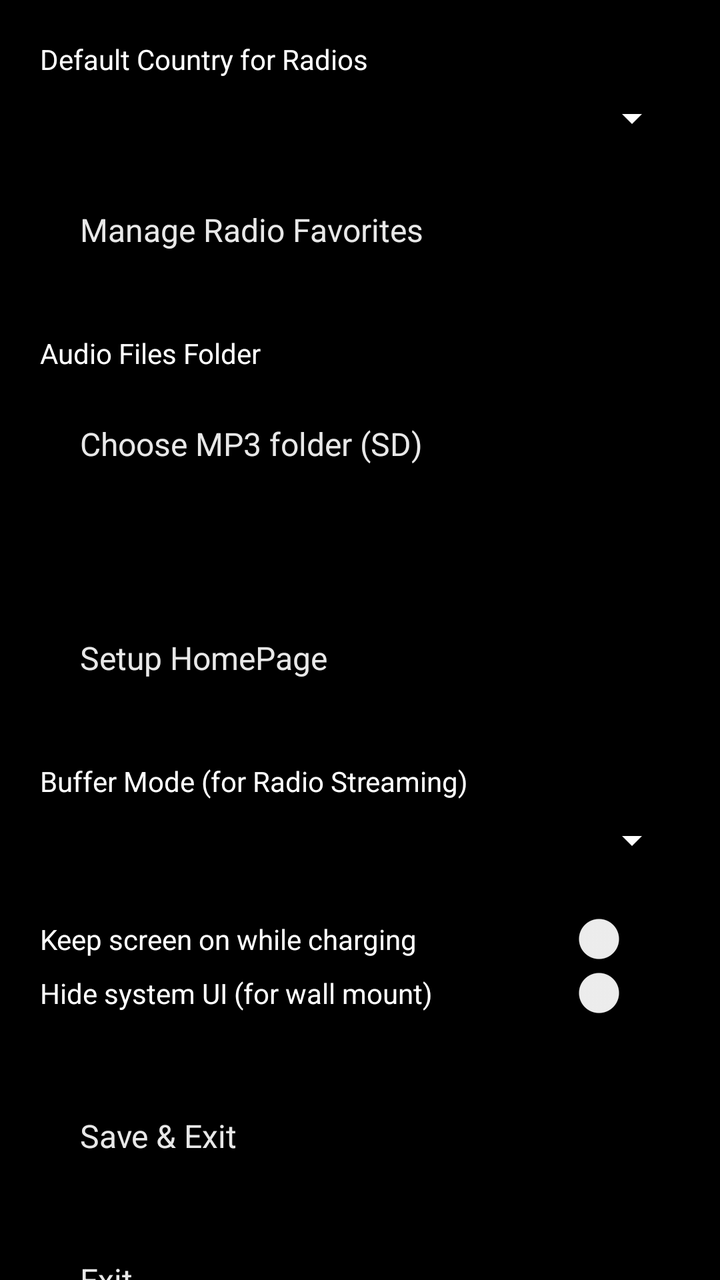
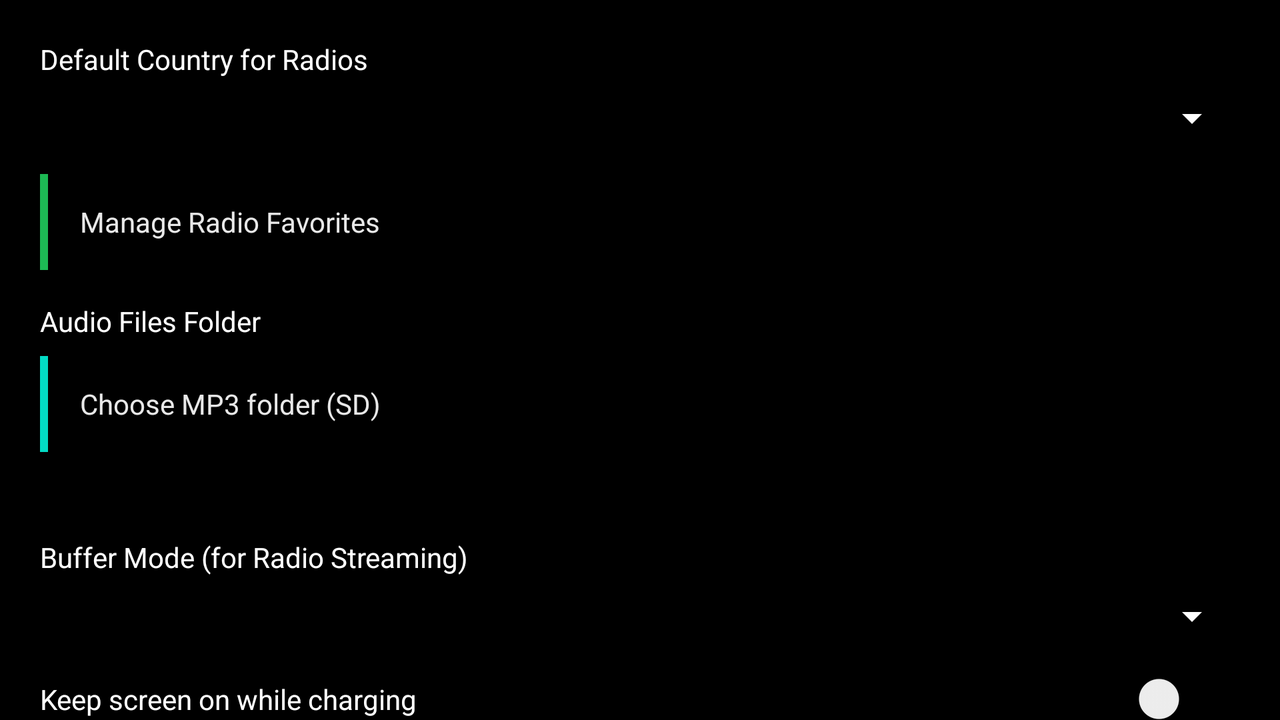

One screen, two layout resources from the same app: the default and the repository's alternative for another configuration. Each is rendered where Android would select it; the XML of both is given below.
<!-- AndroidManifest.xml: application theme Theme.RadioMP3 -->
<!-- res/layout/activity_settings.xml -->
<?xml version="1.0" encoding="utf-8"?>
<FrameLayout xmlns:android="http://schemas.android.com/apk/res/android"
    android:id="@+id/tapArea"
    android:layout_width="match_parent"
    android:layout_height="match_parent"
    android:background="#000000"
    android:clickable="true"
    android:focusable="true">

<ScrollView
    android:layout_width="match_parent"
    android:layout_height="match_parent">

    <LinearLayout
        android:layout_width="match_parent"
        android:layout_height="wrap_content"
        android:orientation="vertical"
        android:padding="20dp">

        <TextView
            android:text="Default Country for Radios"
            android:textColor="#FFFFFF"
            android:layout_width="wrap_content"
            android:layout_height="wrap_content"
            android:layout_marginBottom="8dp" />

        <Spinner
            android:id="@+id/spinnerCountry"
            android:layout_width="match_parent"
            android:layout_height="wrap_content"
            android:backgroundTint="#FFFFFF" />

        <Space
            android:layout_width="match_parent"
            android:layout_height="16dp" />

        <LinearLayout
            android:id="@+id/btnManageFavorites"
            android:layout_width="match_parent"
            android:layout_height="56dp"
            android:orientation="horizontal"
            android:gravity="center_vertical"
            android:background="@drawable/button_style"
            android:clickable="true"
            android:focusable="true"
            android:foreground="?attr/selectableItemBackground">

            <TextView
                android:layout_width="0dp"
                android:layout_height="wrap_content"
                android:layout_weight="1"
                android:layout_marginStart="20dp"
                android:text="Manage Radio Favorites"
                android:textSize="16sp"
                android:textColor="#E8E8E8"
                android:textStyle="normal" />
        </LinearLayout>

        <Space
            android:layout_width="match_parent"
            android:layout_height="24dp" />

        <TextView
            android:text="Audio Files Folder"
            android:textColor="#FFFFFF"
            android:layout_width="wrap_content"
            android:layout_height="wrap_content"
            android:layout_marginBottom="8dp" />

        <LinearLayout
            android:id="@+id/btnPickFolder"
            android:layout_width="match_parent"
            android:layout_height="56dp"
            android:orientation="horizontal"
            android:gravity="center_vertical"
            android:background="@drawable/button_style"
            android:clickable="true"
            android:focusable="true"
            android:foreground="?attr/selectableItemBackground">

            <TextView
                android:layout_width="0dp"
                android:layout_height="wrap_content"
                android:layout_weight="1"
                android:layout_marginStart="20dp"
                android:text="Choose MP3 folder (SD)"
                android:textSize="16sp"
                android:textColor="#E8E8E8"
                android:textStyle="normal" />
        </LinearLayout>

        <TextView
            android:id="@+id/txtFolder"
            android:textColor="#CCCCCC"
            android:layout_width="match_parent"
            android:layout_height="wrap_content"
            android:layout_marginTop="8dp" />

        <Space
            android:layout_width="match_parent"
            android:layout_height="24dp" />

        <LinearLayout
            android:id="@+id/btnSetupHomePage"
            android:layout_width="match_parent"
            android:layout_height="56dp"
            android:orientation="horizontal"
            android:gravity="center_vertical"
            android:background="@drawable/button_style"
            android:clickable="true"
            android:focusable="true"
            android:foreground="?attr/selectableItemBackground">

            <TextView
                android:layout_width="0dp"
                android:layout_height="wrap_content"
                android:layout_weight="1"
                android:layout_marginStart="20dp"
                android:text="Setup HomePage"
                android:textSize="16sp"
                android:textColor="#E8E8E8"
                android:textStyle="normal" />
        </LinearLayout>

        <Space
            android:layout_width="match_parent"
            android:layout_height="24dp" />

        <TextView
            android:text="Buffer Mode (for Radio Streaming)"
            android:textColor="#FFFFFF"
            android:layout_width="wrap_content"
            android:layout_height="wrap_content"
            android:layout_marginBottom="8dp" />

        <Spinner
            android:id="@+id/spinnerBuffer"
            android:layout_width="match_parent"
            android:layout_height="wrap_content"
            android:backgroundTint="#FFFFFF" />

        <Space
            android:layout_width="match_parent"
            android:layout_height="24dp" />

        <Switch
            android:id="@+id/swKeepOnCharging"
            android:text="Keep screen on while charging"
            android:textColor="#FFFFFF"
            android:layout_width="match_parent"
            android:layout_height="wrap_content" />

        <Switch
            android:id="@+id/swAutoHideUi"
            android:text="Hide system UI (for wall mount)"
            android:textColor="#FFFFFF"
            android:layout_width="match_parent"
            android:layout_height="wrap_content" />

        <Space
            android:layout_width="match_parent"
            android:layout_height="30dp" />

        <LinearLayout
            android:id="@+id/btnSave"
            android:layout_width="match_parent"
            android:layout_height="56dp"
            android:orientation="horizontal"
            android:gravity="center_vertical"
            android:layout_marginBottom="16dp"
            android:background="@drawable/button_style"
            android:clickable="true"
            android:focusable="true"
            android:foreground="?attr/selectableItemBackground">

            <TextView
                android:layout_width="0dp"
                android:layout_height="wrap_content"
                android:layout_weight="1"
                android:layout_marginStart="20dp"
                android:text="Save &amp; Exit"
                android:textSize="16sp"
                android:textColor="#E8E8E8"
                android:textStyle="normal" />
        </LinearLayout>

        <LinearLayout
            android:id="@+id/btnExit"
            android:layout_width="match_parent"
            android:layout_height="56dp"
            android:orientation="horizontal"
            android:gravity="center_vertical"
            android:background="@drawable/button_style"
            android:clickable="true"
            android:focusable="true"
            android:foreground="?attr/selectableItemBackground">

            <TextView
                android:layout_width="0dp"
                android:layout_height="wrap_content"
                android:layout_weight="1"
                android:layout_marginStart="20dp"
                android:text="Exit"
                android:textSize="16sp"
                android:textColor="#E8E8E8"
                android:textStyle="normal" />
        </LinearLayout>

    </LinearLayout>
</ScrollView>
</FrameLayout>
<!-- resources referenced by this layout -->
<resources>
  <style name="Theme.RadioMP3" parent="Theme.AppCompat.DayNight.NoActionBar">
          
          <item name="android:windowAnimationStyle">@style/WindowAnimationTransition</item>
          
          <item name="android:windowBackground">@android:color/black</item>
          <item name="android:colorBackground">@android:color/black</item>
          
          <item name="android:statusBarColor">@android:color/black</item>
          <item name="android:navigationBarColor">@android:color/black</item>
      </style>
  <style name="WindowAnimationTransition" parent="@android:style/Animation.Activity">
          <item name="android:activityOpenEnterAnimation">@anim/fade_in_fast</item>
          <item name="android:activityOpenExitAnimation">@anim/fade_out_fast</item>
          <item name="android:activityCloseEnterAnimation">@anim/fade_in_fast</item>
          <item name="android:activityCloseExitAnimation">@anim/fade_out_fast</item>
      </style>
</resources>
<!-- res/layout-land/activity_settings.xml (the repository's variant of the layout above) -->
<!-- drawn on the phone turned sideways -->
<?xml version="1.0" encoding="utf-8"?>
<FrameLayout xmlns:android="http://schemas.android.com/apk/res/android"
    android:id="@+id/tapArea"
    android:layout_width="match_parent"
    android:layout_height="match_parent"
    android:background="#000000"
    android:clickable="true"
    android:focusable="true">

<ScrollView
    android:layout_width="match_parent"
    android:layout_height="match_parent">

    <LinearLayout
        android:layout_width="match_parent"
        android:layout_height="wrap_content"
        android:orientation="vertical"
        android:padding="20dp"
        android:gravity="center">

        
        <LinearLayout
            android:layout_width="600dp"
            android:layout_height="wrap_content"
            android:orientation="vertical">

            <TextView
                android:text="Default Country for Radios"
                android:textColor="#FFFFFF"
                android:layout_width="wrap_content"
                android:layout_height="wrap_content"
                android:layout_marginBottom="8dp" />

            <Spinner
                android:id="@+id/spinnerCountry"
                android:layout_width="match_parent"
                android:layout_height="wrap_content"
                android:backgroundTint="#FFFFFF" />

            <Space
                android:layout_width="match_parent"
                android:layout_height="16dp" />

            <LinearLayout
                android:id="@+id/btnManageFavorites"
                android:layout_width="match_parent"
                android:layout_height="48dp"
                android:orientation="horizontal"
                android:gravity="center_vertical"
                android:background="@drawable/button_style"
                android:clickable="true"
                android:focusable="true"
                android:foreground="?attr/selectableItemBackground">

                
                <View
                    android:layout_width="4dp"
                    android:layout_height="match_parent"
                    android:background="#1DB954" />

                <TextView
                    android:layout_width="0dp"
                    android:layout_height="wrap_content"
                    android:layout_weight="1"
                    android:layout_marginStart="16dp"
                    android:text="Manage Radio Favorites"
                    android:textSize="14sp"
                    android:textColor="#E8E8E8"
                    android:textStyle="normal" />
            </LinearLayout>

            <Space
                android:layout_width="match_parent"
                android:layout_height="16dp" />

            <TextView
                android:text="Audio Files Folder"
                android:textColor="#FFFFFF"
                android:layout_width="wrap_content"
                android:layout_height="wrap_content"
                android:layout_marginBottom="8dp" />

            <LinearLayout
                android:id="@+id/btnPickFolder"
                android:layout_width="match_parent"
                android:layout_height="48dp"
                android:orientation="horizontal"
                android:gravity="center_vertical"
                android:background="@drawable/button_style"
                android:clickable="true"
                android:focusable="true"
                android:foreground="?attr/selectableItemBackground">

                
                <View
                    android:layout_width="4dp"
                    android:layout_height="match_parent"
                    android:background="#03DAC5" />

                <TextView
                    android:layout_width="0dp"
                    android:layout_height="wrap_content"
                    android:layout_weight="1"
                    android:layout_marginStart="16dp"
                    android:text="Choose MP3 folder (SD)"
                    android:textSize="14sp"
                    android:textColor="#E8E8E8"
                    android:textStyle="normal" />
            </LinearLayout>

            <TextView
                android:id="@+id/txtFolder"
                android:textColor="#CCCCCC"
                android:layout_width="match_parent"
                android:layout_height="wrap_content"
                android:layout_marginTop="8dp" />

            <Space
                android:layout_width="match_parent"
                android:layout_height="16dp" />

            <TextView
                android:text="Buffer Mode (for Radio Streaming)"
                android:textColor="#FFFFFF"
                android:layout_width="wrap_content"
                android:layout_height="wrap_content"
                android:layout_marginBottom="8dp" />

            <Spinner
                android:id="@+id/spinnerBuffer"
                android:layout_width="match_parent"
                android:layout_height="wrap_content"
                android:backgroundTint="#FFFFFF" />

            <Space
                android:layout_width="match_parent"
                android:layout_height="16dp" />

            <Switch
                android:id="@+id/swKeepOnCharging"
                android:text="Keep screen on while charging"
                android:textColor="#FFFFFF"
                android:layout_width="match_parent"
                android:layout_height="wrap_content" />

            <Switch
                android:id="@+id/swAutoHideUi"
                android:text="Hide system UI (for wall mount)"
                android:textColor="#FFFFFF"
                android:layout_width="match_parent"
                android:layout_height="wrap_content" />

            <Space
                android:layout_width="match_parent"
                android:layout_height="20dp" />

            <LinearLayout
                android:id="@+id/btnSave"
                android:layout_width="match_parent"
                android:layout_height="48dp"
                android:orientation="horizontal"
                android:gravity="center_vertical"
                android:layout_marginBottom="12dp"
                android:background="@drawable/button_style"
                android:clickable="true"
                android:focusable="true"
                android:foreground="?attr/selectableItemBackground">

                
                <View
                    android:layout_width="4dp"
                    android:layout_height="match_parent"
                    android:background="#1DB954" />

                <TextView
                    android:layout_width="0dp"
                    android:layout_height="wrap_content"
                    android:layout_weight="1"
                    android:layout_marginStart="16dp"
                    android:text="Save &amp; Exit"
                    android:textSize="14sp"
                    android:textColor="#E8E8E8"
                    android:textStyle="normal" />
            </LinearLayout>

            <LinearLayout
                android:id="@+id/btnExit"
                android:layout_width="match_parent"
                android:layout_height="48dp"
                android:orientation="horizontal"
                android:gravity="center_vertical"
                android:background="@drawable/button_style"
                android:clickable="true"
                android:focusable="true"
                android:foreground="?attr/selectableItemBackground">

                
                <View
                    android:layout_width="4dp"
                    android:layout_height="match_parent"
                    android:background="#FF3B30" />

                <TextView
                    android:layout_width="0dp"
                    android:layout_height="wrap_content"
                    android:layout_weight="1"
                    android:layout_marginStart="16dp"
                    android:text="Exit"
                    android:textSize="14sp"
                    android:textColor="#E8E8E8"
                    android:textStyle="normal" />
            </LinearLayout>

        </LinearLayout>

    </LinearLayout>
</ScrollView>
</FrameLayout>
